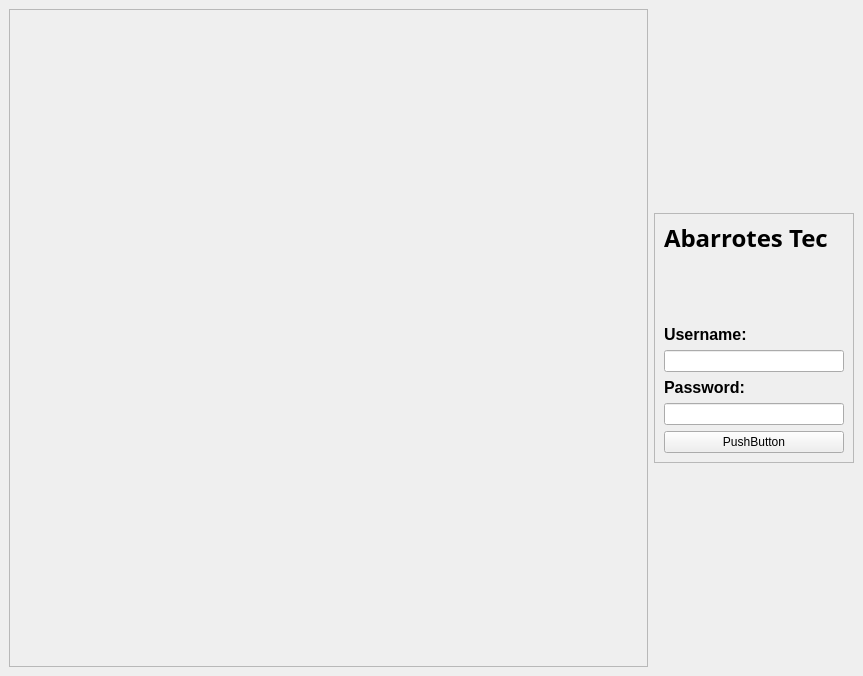
<?xml version="1.0" encoding="UTF-8"?>
<ui version="4.0">
 <class>MainWindow</class>
 <widget class="QMainWindow" name="MainWindow">
  <property name="geometry">
   <rect>
    <x>0</x>
    <y>0</y>
    <width>863</width>
    <height>676</height>
   </rect>
  </property>
  <property name="windowTitle">
   <string>MainWindow</string>
  </property>
  <widget class="QWidget" name="centralwidget">
   <layout class="QHBoxLayout" name="horizontalLayout">
    <item>
     <widget class="QFrame" name="frame">
      <property name="frameShape">
       <enum>QFrame::StyledPanel</enum>
      </property>
      <property name="frameShadow">
       <enum>QFrame::Raised</enum>
      </property>
     </widget>
    </item>
    <item>
     <widget class="QFrame" name="frame_2">
      <property name="minimumSize">
       <size>
        <width>200</width>
        <height>250</height>
       </size>
      </property>
      <property name="maximumSize">
       <size>
        <width>200</width>
        <height>250</height>
       </size>
      </property>
      <property name="frameShape">
       <enum>QFrame::StyledPanel</enum>
      </property>
      <property name="frameShadow">
       <enum>QFrame::Raised</enum>
      </property>
      <layout class="QVBoxLayout" name="verticalLayout">
       <item>
        <widget class="QLabel" name="label">
         <property name="maximumSize">
          <size>
           <width>16777215</width>
           <height>30</height>
          </size>
         </property>
         <property name="font">
          <font>
           <family>News706 BT</family>
           <pointsize>18</pointsize>
           <weight>75</weight>
           <bold>true</bold>
           <strikeout>false</strikeout>
          </font>
         </property>
         <property name="text">
          <string>Abarrotes Tec</string>
         </property>
        </widget>
       </item>
       <item>
        <spacer name="verticalSpacer">
         <property name="orientation">
          <enum>Qt::Vertical</enum>
         </property>
         <property name="sizeHint" stdset="0">
          <size>
           <width>20</width>
           <height>40</height>
          </size>
         </property>
        </spacer>
       </item>
       <item>
        <widget class="QLabel" name="label_2">
         <property name="maximumSize">
          <size>
           <width>16777215</width>
           <height>50</height>
          </size>
         </property>
         <property name="font">
          <font>
           <pointsize>12</pointsize>
           <weight>75</weight>
           <bold>true</bold>
          </font>
         </property>
         <property name="text">
          <string>Username:</string>
         </property>
        </widget>
       </item>
       <item>
        <widget class="QLineEdit" name="lineEdit"/>
       </item>
       <item>
        <widget class="QLabel" name="label_3">
         <property name="font">
          <font>
           <pointsize>12</pointsize>
           <weight>75</weight>
           <bold>true</bold>
          </font>
         </property>
         <property name="text">
          <string>Password:</string>
         </property>
        </widget>
       </item>
       <item>
        <widget class="QLineEdit" name="lineEdit_2">
         <property name="echoMode">
          <enum>QLineEdit::Password</enum>
         </property>
        </widget>
       </item>
       <item>
        <widget class="QPushButton" name="pushButton">
         <property name="text">
          <string>PushButton</string>
         </property>
        </widget>
       </item>
      </layout>
     </widget>
    </item>
   </layout>
  </widget>
 </widget>
 <resources/>
 <connections/>
</ui>
